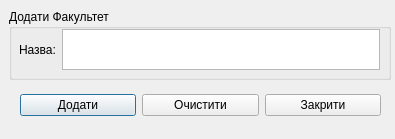
<?xml version="1.0" encoding="UTF-8"?>
<ui version="4.0">
 <class>AddFacultyDialog</class>
 <widget class="QDialog" name="AddFacultyDialog">
  <property name="geometry">
   <rect>
    <x>0</x>
    <y>0</y>
    <width>395</width>
    <height>139</height>
   </rect>
  </property>
  <property name="windowTitle">
   <string>Додати Факультет</string>
  </property>
  <widget class="QGroupBox" name="groupBox">
   <property name="geometry">
    <rect>
     <x>9</x>
     <y>9</y>
     <width>382</width>
     <height>71</height>
    </rect>
   </property>
   <property name="title">
    <string>Додати Факультет</string>
   </property>
   <widget class="QWidget" name="layoutWidget">
    <property name="geometry">
     <rect>
      <x>10</x>
      <y>20</y>
      <width>361</width>
      <height>41</height>
     </rect>
    </property>
    <layout class="QHBoxLayout" name="horizontalLayout">
     <item>
      <widget class="QLabel" name="nameLabel">
       <property name="text">
        <string>Назва:</string>
       </property>
      </widget>
     </item>
     <item>
      <widget class="QTextEdit" name="nameEdit"/>
     </item>
    </layout>
   </widget>
  </widget>
  <widget class="QWidget" name="layoutWidget">
   <property name="geometry">
    <rect>
     <x>20</x>
     <y>90</y>
     <width>361</width>
     <height>31</height>
    </rect>
   </property>
   <layout class="QHBoxLayout" name="horizontalLayout_2">
    <item>
     <widget class="QPushButton" name="submitButton">
      <property name="text">
       <string>Додати</string>
      </property>
     </widget>
    </item>
    <item>
     <widget class="QPushButton" name="revertButton">
      <property name="text">
       <string>Очистити</string>
      </property>
     </widget>
    </item>
    <item>
     <widget class="QPushButton" name="closeButton">
      <property name="text">
       <string>Закрити</string>
      </property>
     </widget>
    </item>
   </layout>
  </widget>
 </widget>
 <resources/>
 <connections/>
</ui>
